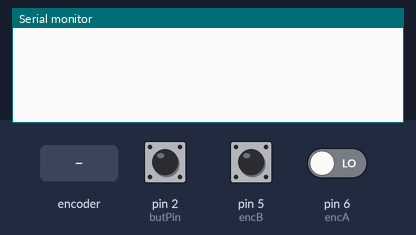
Bench run of a sketch on a simulated Arduino Uno, built with avr-gcc and run on an emulated ATmega328P. Shown: the last lines printed to the serial monitor. Inputs (shaded band) come from the test bench; at power-on: pin 2 (butPin) HIGH, pin 5 (encB) HIGH, pin 6 (encA) LOW.

Above: at 1.2 s.
1.3 s: rotary encoder on pin 6 (encA) / pin 5 (encB) turned 1 step (first pin leading)
At 1.9 s:
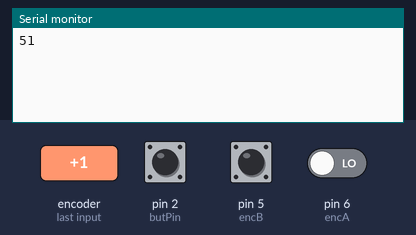
3.0 s: pin 2 (butPin) pulled LOW for 0.15 s
At 4.1 s:
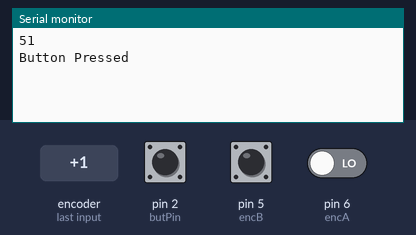
4.6 s: rotary encoder on pin 6 (encA) / pin 5 (encB) turned 1 step (first pin leading)
At 5.7 s:
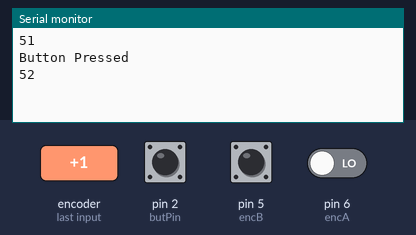

The sketch:

encoder_with_button.ino
```cpp
/*
 *
 * Code for working with the rotary pushbutton encoders
 * which come with a breakout board
 *
 * The buttons in these encoders are high when not pressed
 */
int encA = 6;
int encB = 5;
int encAVal = 0;
int encBVal = 0;
int lastAVal = 0;
int lastBVal = 0;
// button
int butPin = 2;
int butVal = 0;
int lastButVal = 0;
// the value which the encoder adjusts
int value = 50;

void setup() {
  // put your setup code here, to run once:
  Serial.begin(57600);
  pinMode(encA, INPUT);
  pinMode(encB, INPUT);
  pinMode(butPin, INPUT);
}

void loop() {
  // put your main code here, to run repeatedly:
  lastAVal = encAVal;
  lastBVal = encBVal;
  encAVal = digitalRead(encA);
  encBVal = digitalRead(encB);
  if (encAVal != lastAVal || encBVal != lastBVal) {
    // Serial.print(encAVal);
    // Serial.print(" ");
    // Serial.println(encBVal);
    if (encAVal == 1 && encBVal == 1){
      if (lastAVal == 1 && lastBVal == 0) {
        value++;
        Serial.println(value);
      }
      else {
        value--;
        Serial.println(value);
      }
    }
  }
  lastButVal = butVal;
  butVal = digitalRead(butPin);
  if (butVal == 0 && lastButVal == 1){
    Serial.println("Button Pressed");
  }
}
```

Measured:
- after the input at 1.3 s, the serial monitor: prints a new line after 0.08 s (image 1)
- after the input at 3.0 s, the serial monitor: prints a new line at once (image 2)
- after the input at 4.6 s, the serial monitor: prints a new line after 0.08 s (image 3)
